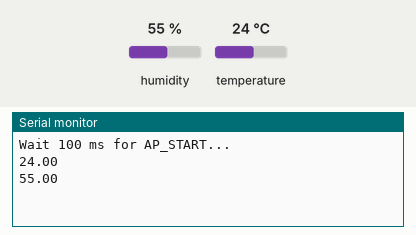
Recording of a program running on a simulated ESP8266 (NodeMCU). Shown: the last lines printed to the serial monitor. The inputs (shaded band) are chosen by the test bench; at power-on: humidity 55 %, temperature 24 °C.

Above: at 1.3 s.
1.4 s: humidity set to 22 %
At 2.7 s:
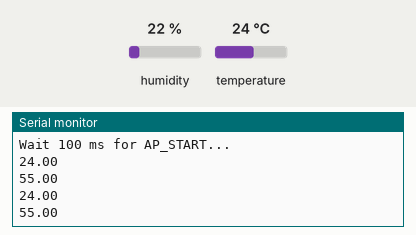
2.9 s: temperature set to 12 °C
At 4.3 s:
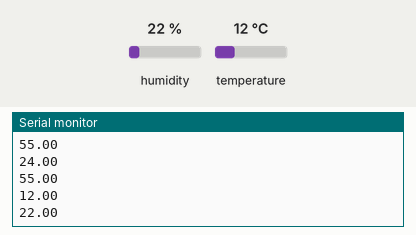
4.4 s: humidity set to 40 %
At 5.8 s:
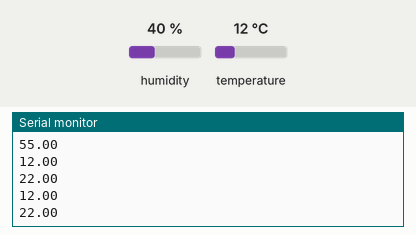
Timing chart, 0 to 7.4 s (numbered marks = the images above; inputs shaded):
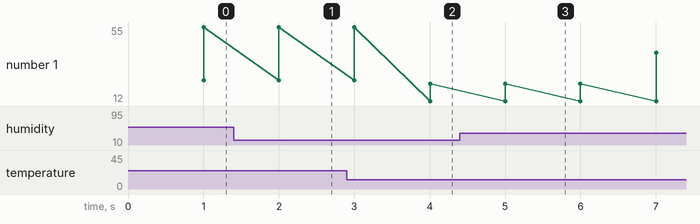

Measured:
- after the input at 2.9 s, the serial monitor: prints a new line after 1.1 s (image 2)
- plotted number 1: 22 → 40 after the input at 4.4 s

The program:

main.cpp
```cpp
/*********
  Rui Santos
  Complete project details at https://randomnerdtutorials.com/esp8266-dht11dht22-temperature-and-humidity-web-server-with-arduino-ide/
*********/

// Import required libraries
#include <Arduino.h>
#include <ESP8266WiFi.h>
#include <Hash.h>
#include <ESPAsyncTCP.h>
#include <ESPAsyncWebServer.h>
#include <Adafruit_Sensor.h>
#include <DHT.h>

// Replace with your network credentials
const char* ssid = "ESP-TEMP";
const char* password = "ESP-TEMP";

#define DHTPIN 5     // Digital pin connected to the DHT sensor D1 on board
// https://i2.wp.com/randomnerdtutorials.com/wp-content/uploads/2019/05/ESP8266-WeMos-D1-Mini-pinout-gpio-pin.png?resize=715%2C362&ssl=1

// Uncomment the type of sensor in use:
//#define DHTTYPE    DHT11     // DHT 11
#define DHTTYPE    DHT22     // DHT 22 (AM2302)
//#define DHTTYPE    DHT21     // DHT 21 (AM2301)

DHT dht(DHTPIN, DHTTYPE);

// current temperature & humidity, updated in loop()
float t = 0.0;
float h = 0.0;

// Create AsyncWebServer object on port 80
AsyncWebServer server(80);

// Generally, you should use "unsigned long" for variables that hold time
// The value will quickly become too large for an int to store
unsigned long previousMillis = 0;    // will store last time DHT was updated

// Updates DHT readings every 10 seconds
const long interval = 1000;

const char index_html[] PROGMEM = R"rawliteral(
<!DOCTYPE HTML><html>
<head>
  <meta name="viewport" content="width=device-width, initial-scale=1">
  <link rel="stylesheet" href="https://use.fontawesome.com/releases/v5.7.2/css/all.css" integrity="sha384-fnmOCqbTlWIlj8LyTjo7mOUStjsKC4pOpQbqyi7RrhN7udi9RwhKkMHpvLbHG9Sr" crossorigin="anonymous">
  <style>
    html {
     font-family: Arial;
     display: inline-block;
     margin: 0px auto;
     text-align: center;
    }
    h2 { font-size: 3.0rem; }
    p { font-size: 3.0rem; }
    .units { font-size: 1.2rem; }
    .dht-labels{
      font-size: 1.5rem;
      vertical-align:middle;
      padding-bottom: 15px;
    }
  </style>
</head>
<body>
  <h2>ESP8266 DHT Server</h2>
  <p>
    <i class="fas fa-thermometer-half" style="color:#059e8a;"></i>
    <span class="dht-labels">Temperature</span>
    <span id="temperature">%TEMPERATURE%</span>
    <sup class="units">&deg;C</sup>
  </p>
  <p>
    <i class="fas fa-tint" style="color:#00add6;"></i>
    <span class="dht-labels">Humidity</span>
    <span id="humidity">%HUMIDITY%</span>
    <sup class="units">%</sup>
  </p>
</body>
<script>
setInterval(function ( ) {
  var xhttp = new XMLHttpRequest();
  xhttp.onreadystatechange = function() {
    if (this.readyState == 4 && this.status == 200) {
      document.getElementById("temperature").innerHTML = this.responseText;
    }
  };
  xhttp.open("GET", "/temperature", true);
  xhttp.send();
}, 500 ) ;

setInterval(function ( ) {
  var xhttp = new XMLHttpRequest();
  xhttp.onreadystatechange = function() {
    if (this.readyState == 4 && this.status == 200) {
      document.getElementById("humidity").innerHTML = this.responseText;
    }
  };
  xhttp.open("GET", "/humidity", true);
  xhttp.send();
}, 500 ) ;
</script>
</html>)rawliteral";

// Replaces placeholder with DHT values
String processor(const String& var){
  //Serial.println(var);
  if(var == "TEMPERATURE"){
    return String(t);
  }
  else if(var == "HUMIDITY"){
    return String(h);
  }
  return String();
}

void setup(){
  // Serial port for debugging purposes
  Serial.begin(115200);
  dht.begin();

  WiFi.mode(WIFI_AP);
  WiFi.softAP(ssid, password);
  Serial.println("Wait 100 ms for AP_START...");
  delay(100);

  WiFi.softAPConfig(
    IPAddress(192, 168, 5, 1),
    IPAddress(192, 168, 5, 1),
    IPAddress(255, 255, 255, 0)
  );

  // Route for root / web page
  server.on("/", HTTP_GET, [](AsyncWebServerRequest *request){
    request->send_P(200, "text/html", index_html, processor);
  });
  server.on("/temperature", HTTP_GET, [](AsyncWebServerRequest *request){
    request->send_P(200, "text/plain", String(t).c_str());
  });
  server.on("/humidity", HTTP_GET, [](AsyncWebServerRequest *request){
    request->send_P(200, "text/plain", String(h).c_str());
  });

  // Start server
  server.begin();
}

void loop(){
  unsigned long currentMillis = millis();
  if (currentMillis - previousMillis >= interval) {
    // save the last time you updated the DHT values
    previousMillis = currentMillis;
    // Read temperature as Celsius (the default)
    float newT = dht.readTemperature();

    // if temperature read failed, don't change t value
    if (isnan(newT)) {
      Serial.println("Failed to read from DHT sensor!");
    }
    else {
      t = newT;
      Serial.println(t);
    }

    // Read Humidity
    float newH = dht.readHumidity();
    // if humidity read failed, don't change h value
    if (isnan(newH)) {
      Serial.println("Failed to read from DHT sensor!");
    }
    else {
      h = newH;
      Serial.println(h);
    }
  }
}
```
